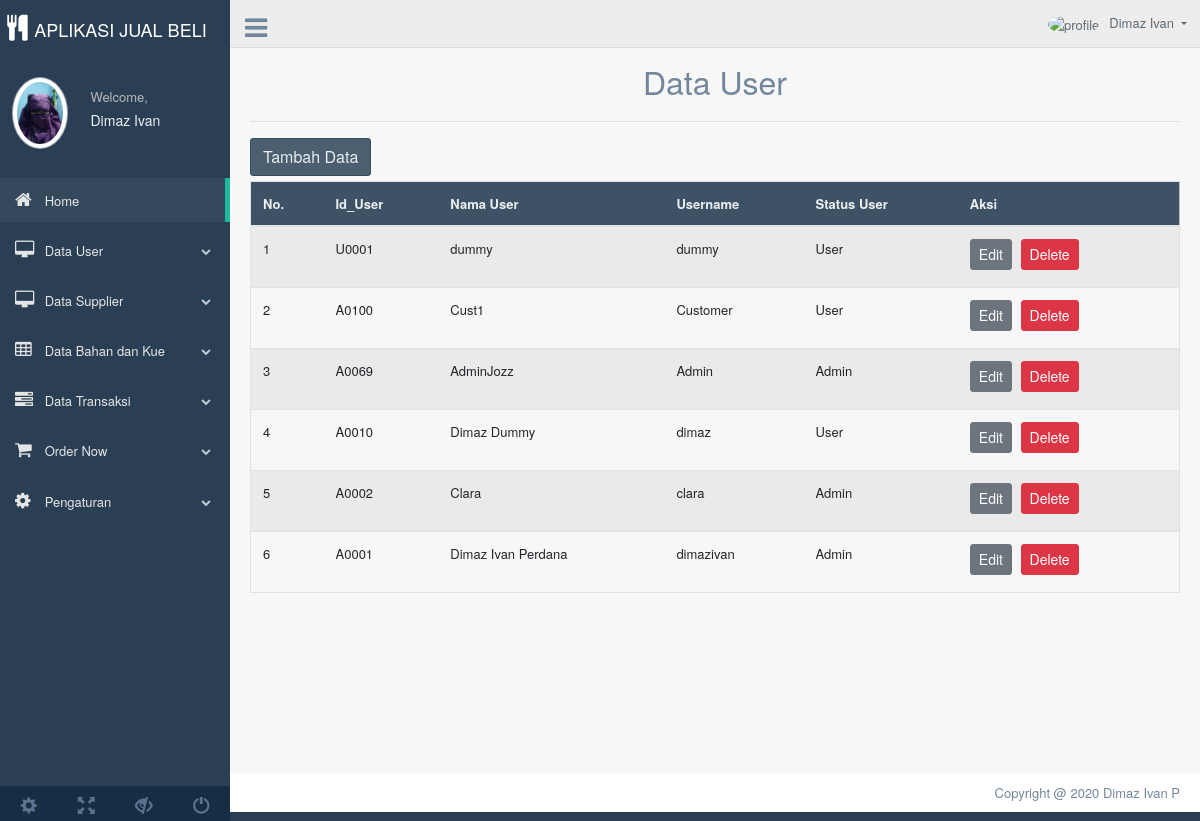
The app's page /Uas_Pweb/Index.php?page=Tampil_User (signed in) with its own data.
### tables this page shows
CREATE TABLE `user` (
  `Id_User` varchar(5) NOT NULL,
  `Nama_User` varchar(50) NOT NULL,
  `Username` varchar(50) NOT NULL,
  `Kata_Sandi` varchar(50) NOT NULL,
  `Role_Id` int(1) NOT NULL
);

### Uas_Pweb/Control/Tampil_User.php (the view, shortened to what this page needs)
<?php
include('Koneksi.php');
?>
<div class="container" style="margin-top:20px">
	<center>
		<font size="6">Data User</font>
	</center>
	<hr>
	<a href="Index.php?page=Tambah_User"><button class="btn btn-dark right">Tambah Data</button></a>
	<div class="table-responsive">
		<table class="table table-striped jambo_table bulk_action">
			<thead>
				<tr>
					<th>No.</th>
					<th>Id_User</th>
					<th>Nama User</th>
					<th>Username</th>
					<th>Status User</th>
					<th>Aksi</th>
				</tr>
			</thead>
			<tbody>
				<?php
				$sql = mysqli_query($conn, "SELECT ID_USER, NAMA_USER, USERNAME,ROLE_ID FROM user ORDER BY ID_USER DESC") or die(mysqli_error($conn));
				if (mysqli_num_rows($sql) > 0) {
					$no = 1;
					while ($user_data = mysqli_fetch_assoc($sql)) {
						echo "<tr>";
						echo "<td>" . $no . "</td>";
						echo "<td>" . $user_data['ID_USER'] . "</td>";
						echo "<td>" . $user_data['NAMA_USER'] . "</td>";
						echo "<td>" . $user_data['USERNAME'] . "</td>";
						if($user_data['ROLE_ID']==1){
							echo "<td>User</td>";
						}else{
							echo "<td>Admin</td>";
						}
						echo'<td>
								<a href="Index.php?page=Edit_User&Id_User=' . $user_data['ID_USER'] . '" class="btn btn-secondary btn-sm">Edit</a>
								<a href="Control/Delete_User.php?Id_User=' . $user_data['ID_USER'] . '" class="btn btn-danger btn-sm" onclick="return confirm(\'Yakin ingin menghapus data ini?\')">Delete</a>
							</td>
						</tr>
						';
						$no++;
					}
				} else {
					echo '
					<tr>
						<td colspan="6">Tidak ada data.</td>
					</tr>
					';
				}
				?>
		</table>
	</div>
</div>

### records on screen
user: Id_User "U0001", Nama_User "dummy", Username "dummy", Role_Id "User"
user: Id_User "A0100", Nama_User "Cust1", Username "Customer", Role_Id "User"
user: Id_User "A0069", Nama_User "AdminJozz", Username "Admin", Role_Id "Admin"
user: Id_User "A0010", Nama_User "Dimaz Dummy", Username "dimaz", Role_Id "User"
user: Id_User "A0002", Nama_User "Clara", Username "clara", Role_Id "Admin"
user: Id_User "A0001", Nama_User "Dimaz Ivan Perdana", Username "dimazivan", Role_Id "Admin"
